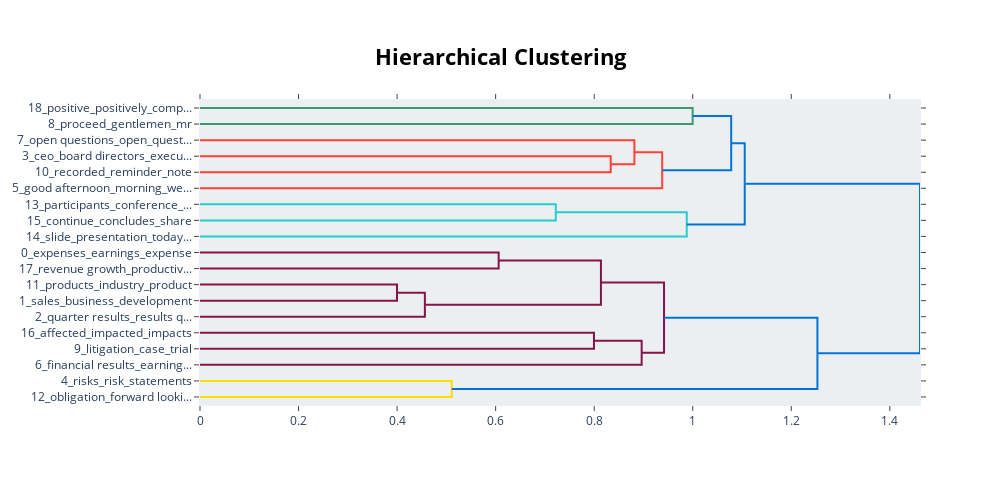

The code cell stored with this chart in its notebook:
### Code cell
topic_model.visualize_hierarchy()

### Figure 1 — Plotly figure (JSON) as saved in the notebook; plotly's stock layout.template omitted (floating-point values rounded to 4 significant figures)
{"data": [{"hoverinfo": "text", "marker": {"color": "rgb(61,153,112)"}, "mode": "lines", "type": "scatter", "x": [0, 0.9999, 0.9999, 0], "xaxis": "x", "y": [-5, -5, -15, -15], "yaxis": "y"}, {"hoverinfo": "text", "marker": {"color": "rgb(255,65,54)"}, "mode": "lines", "type": "scatter", "x": [0, 0.8335, 0.8335, 0], "xaxis": "x", "y": [-35, -35, -45, -45], "yaxis": "y"}, {"hoverinfo": "text", "marker": {"color": "rgb(255,65,54)"}, "mode": "lines", "type": "scatter", "x": [0, 0.8816, 0.8816, 0.8335], "xaxis": "x", "y": [-25, -25, -40, -40], "yaxis": "y"}, {"hoverinfo": "text", "marker": {"color": "rgb(255,65,54)"}, "mode": "lines", "type": "scatter", "x": [0.8816, 0.9381, 0.9381, 0], "xaxis": "x", "y": [-32.5, -32.5, -55, -55], "yaxis": "y"}, {"hoverinfo": "text", "marker": {"color": "rgb(0,116,217)"}, "mode": "lines", "type": "scatter", "x": [0.9999, 1.078, 1.078, 0.9381], "xaxis": "x", "y": [-10, -10, -43.75, -43.75], "yaxis": "y"}, {"hoverinfo": "text", "marker": {"color": "rgb(35,205,205)"}, "mode": "lines", "type": "scatter", "x": [0, 0.722, 0.722, 0], "xaxis": "x", "y": [-65, -65, -75, -75], "yaxis": "y"}, {"hoverinfo": "text", "marker": {"color": "rgb(35,205,205)"}, "mode": "lines", "type": "scatter", "x": [0.722, 0.9879, 0.9879, 0], "xaxis": "x", "y": [-70, -70, -85, -85], "yaxis": "y"}, {"hoverinfo": "text", "marker": {"color": "rgb(0,116,217)"}, "mode": "lines", "type": "scatter", "x": [1.078, 1.106, 1.106, 0.9879], "xaxis": "x", "y": [-26.88, -26.88, -77.5, -77.5], "yaxis": "y"}, {"hoverinfo": "text", "marker": {"color": "rgb(133,20,75)"}, "mode": "lines", "type": "scatter", "x": [0, 0.6062, 0.6062, 0], "xaxis": "x", "y": [-95, -95, -105, -105], "yaxis": "y"}, {"hoverinfo": "text", "marker": {"color": "rgb(133,20,75)"}, "mode": "lines", "type": "scatter", "x": [0, 0.3998, 0.3998, 0], "xaxis": "x", "y": [-115, -115, -125, -125], "yaxis": "y"}, {"hoverinfo": "text", "marker": {"color": "rgb(133,20,75)"}, "mode": "lines", "type": "scatter", "x": [0.3998, 0.4564, 0.4564, 0], "xaxis": "x", "y": [-120, -120, -135, -135], "yaxis": "y"}, {"hoverinfo": "text", "marker": {"color": "rgb(133,20,75)"}, "mode": "lines", "type": "scatter", "x": [0.6062, 0.8137, 0.8137, 0.4564], "xaxis": "x", "y": [-100, -100, -127.5, -127.5], "yaxis": "y"}, {"hoverinfo": "text", "marker": {"color": "rgb(133,20,75)"}, "mode": "lines", "type": "scatter", "x": [0, 0.7996, 0.7996, 0], "xaxis": "x", "y": [-145, -145, -155, -155], "yaxis": "y"}, {"hoverinfo": "text", "marker": {"color": "rgb(133,20,75)"}, "mode": "lines", "type": "scatter", "x": [0.7996, 0.8964, 0.8964, 0], "xaxis": "x", "y": [-150, -150, -165, -165], "yaxis": "y"}, {"hoverinfo": "text", "marker": {"color": "rgb(133,20,75)"}, "mode": "lines", "type": "scatter", "x": [0.8137, 0.9418, 0.9418, 0.8964], "xaxis": "x", "y": [-113.8, -113.8, -157.5, -157.5], "yaxis": "y"}, {"hoverinfo": "text", "marker": {"color": "rgb(255,220,0)"}, "mode": "lines", "type": "scatter", "x": [0, 0.5108, 0.5108, 0], "xaxis": "x", "y": [-175, -175, -185, -185], "yaxis": "y"}, {"hoverinfo": "text", "marker": {"color": "rgb(0,116,217)"}, "mode": "lines", "type": "scatter", "x": [0.9418, 1.253, 1.253, 0.5108], "xaxis": "x", "y": [-135.6, -135.6, -180, -180], "yaxis": "y"}, {"hoverinfo": "text", "marker": {"color": "rgb(0,116,217)"}, "mode": "lines", "type": "scatter", "x": [1.106, 1.461, 1.461, 1.253], "xaxis": "x", "y": [-52.19, -52.19, -157.8, -157.8], "yaxis": "y"}], "layout": {"autosize": false, "height": 485, "hoverlabel": {"bgcolor": "white", "font": {"family": "Rockwell", "size": 16}}, "hovermode": "closest", "plot_bgcolor": "#ECEFF1", "showlegend": false, "title": {"font": {"color": "Black", "size": 22}, "text": "<b>Hierarchical Clustering</b>", "x": 0.5, "xanchor": "center", "yanchor": "top"}, "width": 1000, "xaxis": {"mirror": "allticks", "rangemode": "tozero", "showgrid": false, "showline": true, "showticklabels": true, "ticks": "outside", "type": "linear", "zeroline": false}, "yaxis": {"mirror": "allticks", "range": [-190, 0], "rangemode": "tozero", "showgrid": false, "showline": true, "showticklabels": true, "tickmode": "array", "ticks": "outside", "ticktext": ["18_positive_positively_comp...", "8_proceed_gentlemen_mr", "7_open questions_open_quest...", "3_ceo_board directors_execu...", "10_recorded_reminder_note", "5_good afternoon_morning_we...", "13_participants_conference_...", "15_continue_concludes_share", "14_slide_presentation_today...", "0_expenses_earnings_expense", "17_revenue growth_productiv...", "11_products_industry_product", "1_sales_business_development", "2_quarter results_results q...", "16_affected_impacted_impacts", "9_litigation_case_trial", "6_financial results_earning...", "4_risks_risk_statements", "12_obligation_forward looki..."], "tickvals": [-5, -15, -25, -35, -45, -55, -65, -75, -85, -95, -105, -115, -125, -135, -145, -155, -165, -175, -185], "type": "linear", "zeroline": false}}}
